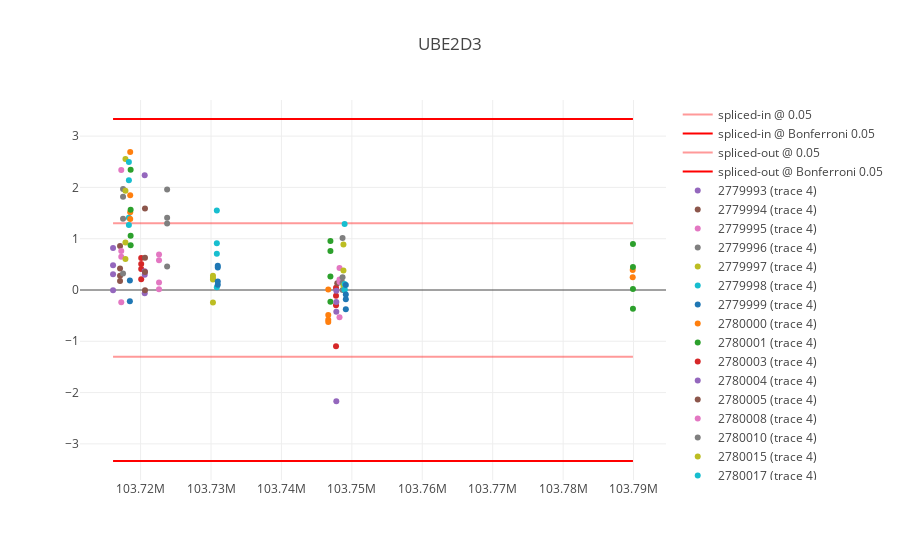

The notebook cell saved with this chart:
### Code cell
plot_gene("UBE2D3", blood_metadata, "analysis/experiment_blood", blood_metadata.modal_allele)
